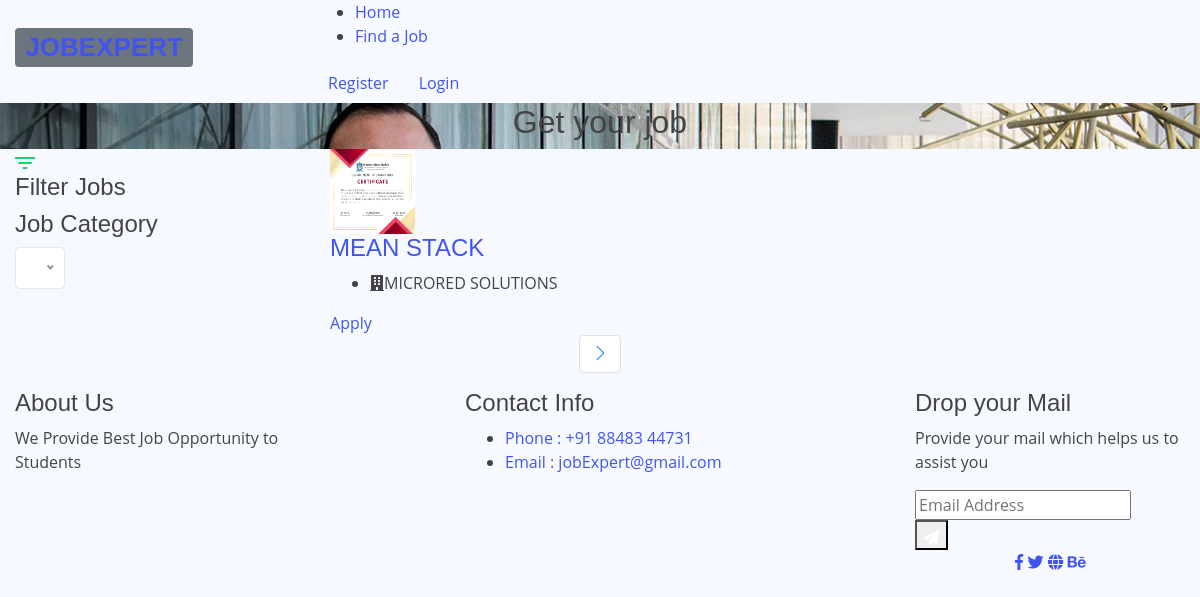
/job_listing.php, run on the app's committed database.
### tables this page shows
CREATE TABLE `jobs` (
  `job_id` int(11) NOT NULL,
  `job_name` varchar(100) NOT NULL,
  `cat_id` int(11) NOT NULL,
  `Cid` int(11) NOT NULL,
  `jdes` longtext NOT NULL,
  `posted_t_d` date NOT NULL DEFAULT current_timestamp(),
  `jstatus` tinyint(1) NOT NULL DEFAULT 0
);

CREATE TABLE `company` (
  `Cid` int(11) NOT NULL,
  `Cusername` varchar(100) NOT NULL,
  `cName` varchar(100) NOT NULL,
  `Cnum` varchar(10) NOT NULL,
  `Cdes` longtext NOT NULL DEFAULT '',
  `cImage` longtext NOT NULL,
  `status` int(1) NOT NULL DEFAULT 0
);

### functions.php (called while the page is built, shortened)
<?php
function connect(){
    $servername = "localhost";
    $username = "root";
    $password = "";
    $db="job";
    $conn = new mysqli($servername, $username, $password,$db);
     return $conn;
    }
function getjobs(){
    $conn = connect();
    $j = $conn->query(
        "select * from jobs j
        inner join category c on j.cat_id = c.cat_id
        inner join company cm on j.Cid = cm.Cid where j.jstatus=0");
        while($row = $j->fetch_assoc()){
            $getJob[] = $row;
         }
         if(isset($getJob)){
         return $getJob;
        }
}
?>

### job_listing.php (the view, shortened to what this page needs)
<!doctype html>
<html class="no-js" lang="zxx">
    <head>
            <link rel="stylesheet" href="assets/css/bootstrap.min.css">
            <link rel="stylesheet" href="assets/css/owl.carousel.min.css">
            <link rel="stylesheet" href="assets/css/price_rangs.css">
            <link rel="stylesheet" href="assets/css/flaticon.css">
            <link rel="stylesheet" href="assets/css/slicknav.css">
            <link rel="stylesheet" href="assets/css/animate.min.css">
            <link rel="stylesheet" href="assets/css/magnific-popup.css">
            <link rel="stylesheet" href="assets/css/fontawesome-all.min.css">
            <link rel="stylesheet" href="assets/css/themify-icons.css">
            <link rel="stylesheet" href="assets/css/slick.css">
            <link rel="stylesheet" href="assets/css/nice-select.css">
            <link rel="stylesheet" href="assets/css/style.css">
   </head>
   <body>
    <?php
    include('includes/navbar.php');
    ?>
    <main>
        <div class="slider-area ">
            <div class="single-slider section-overly slider-height2 d-flex align-items-center" data-background="assets/img/hero/about.jpg">
                <div class="container">
                    <div class="row">
                        <div class="col-xl-12">
                            <div class="hero-cap text-center">
                                <h2>Get your job</h2>
                            </div>
                        </div>
                    </div>
                </div>
            </div>
        </div>
        <div class="job-listing-area pt-120 pb-120">
            <div class="container">
                <div class="row">
                    <div class="col-xl-3 col-lg-3 col-md-4">
                        <div class="row">
                            <div class="col-12">
                                    <div class="small-section-tittle2 mb-45">
                                    <div class="ion">
                                    </div>
                                    <h4>Filter Jobs</h4>
                                </div>
                            </div>
                        </div>
                        <div class="job-category-listing mb-50">
                            <div class="single-listing">
                               <div class="small-section-tittle2">
                                     <h4>Job Category</h4>
                                </div>
                                </div>
                            </div>
                        </div>
                    </div>
                    <div class="col-xl-9 col-lg-9 col-md-8">
                        <section class="featured-job-area">
                            <div class="container">
                                <?php
                                    include('functions.php');
                                    $getJob = getjobs();
                                    if(!empty($getJob)){
                                    foreach( $getJob as $jobsResult ){
                                    ?>
                                <div class="single-job-items mb-30">
                                    <div class="job-items">
                                        <div class="company-img">
                                            <a href="#"><img style="width:85px;height:85px;" src="login/images/<?php echo $jobsResult['cImage']?>" alt=""></a>
                                        </div>
                                        <div class="job-tittle job-tittle2">
                                            <?php if(isset($_SESSION['susername'])){ ?>
                                            <a href="job_details.php?id=<?php echo $jobsResult['job_id'] ?>">
                                                <h4><?php echo $jobsResult['job_name'] ?></h4>
                                            </a>
                                            <?php }else{ ?>
                                                <a href="login/login.php">
                                                <h4><?php echo $jobsResult['job_name'] ?></h4>
                                            </a>
                                        <?php } ?>
                                            <ul>
                                                <li><i class="fas fa-building"></i><?php echo $jobsResult['cName']; ?></li>
                                            </ul>
                                        </div>
                                    </div>
                                    <?php if(isset($_SESSION['susername'])){ ?>
                                    <div class="items-link items-link2 f-right">
                                        <a href="job_details.php?id=<?php echo $jobsResult['job_id'] ?>">Apply</a>
                                    </div>
                                    <?php }else{ ?>
                                    <div class="items-link items-link2 f-right">
                                        <a href="login/login.php">Apply</a>
                                    </div>
                                        <?php } ?>
                                </div>
                                <?php } ?>
                                <?php }else{
                                    ?>
                                    <div>
                                        No jobs yet!
                                    </div>
                                    <?php
                                } ?>
                            </div>
                        </section>
                    </div>
                </div>
            </div>
        <div class="pagination-area pb-115 text-center">
            <div class="container">
                <div class="row">
                    <div class="col-xl-12">
                        <div class="single-wrap d-flex justify-content-center">
                            <nav aria-label="Page navigation example">
                                <ul class="pagination justify-content-start">
                                <li class="page-item"><a class="page-link" href=""><span class="ti-angle-right"></span></a></li>
                                </ul>
                            </nav>
                        </div>
                    </div>
                </div>
            </div>
        </div>
    </main>
    <?php
    include('includes/footer.php');
    ?>
    </body>
</html>

### company/assets/css/style.css (style rules this page uses)
:root { scroll-behavior: smooth; }
body { font-family: "Open Sans", sans-serif; background: #f6f9ff; color: #444444; }
a { color: #4154f1; text-decoration: none; }
h1, h2, h3, h4, h5, h6 { font-family: "Nunito", sans-serif; }

### data on the page
jobs: Cid.cImage (picture), job_name "MEAN STACK", Cid.cName "MICRORED SOLUTIONS"
